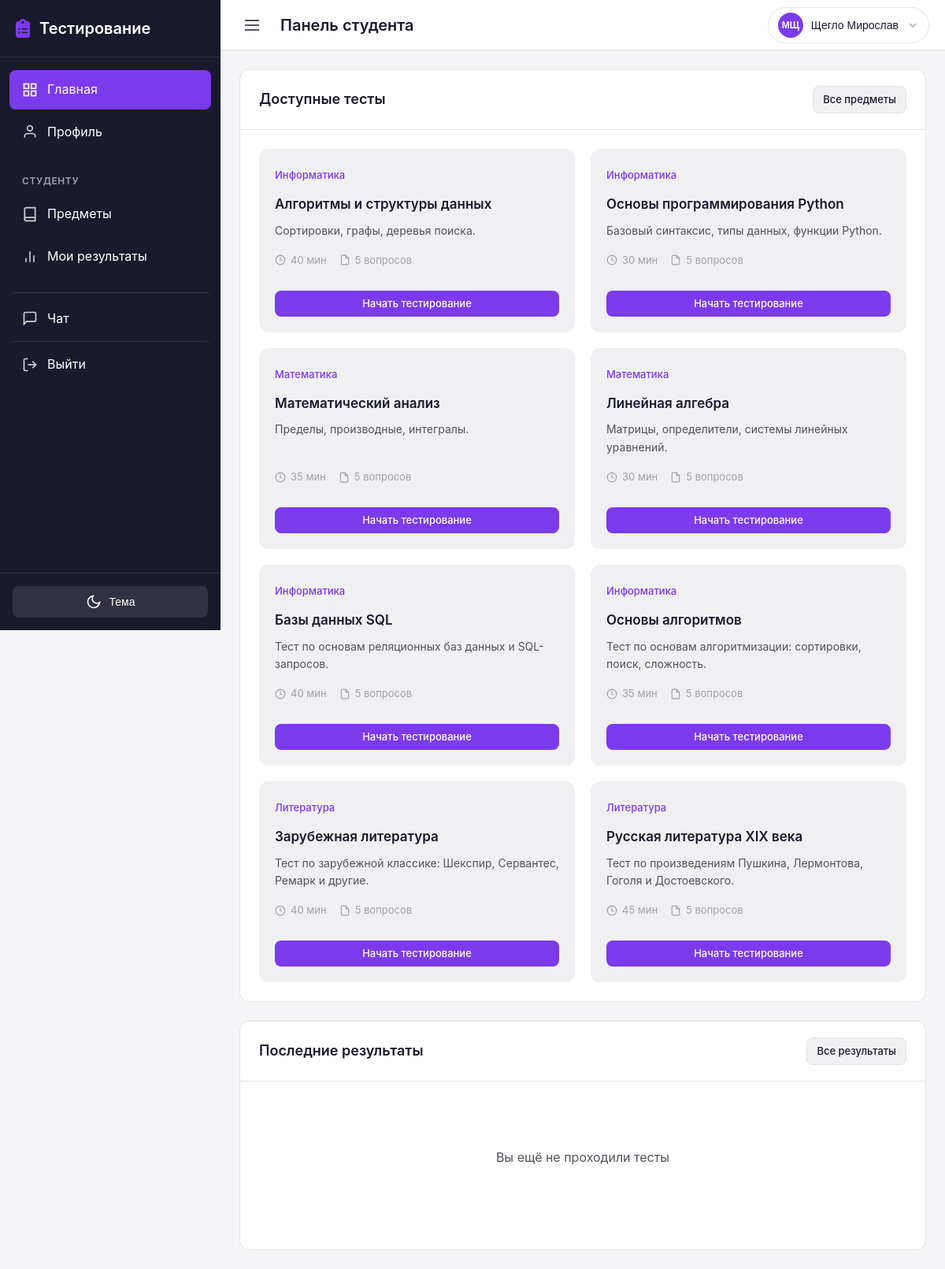
/student/dashboard/ (signed in), run on an earlier commit of the app's database.
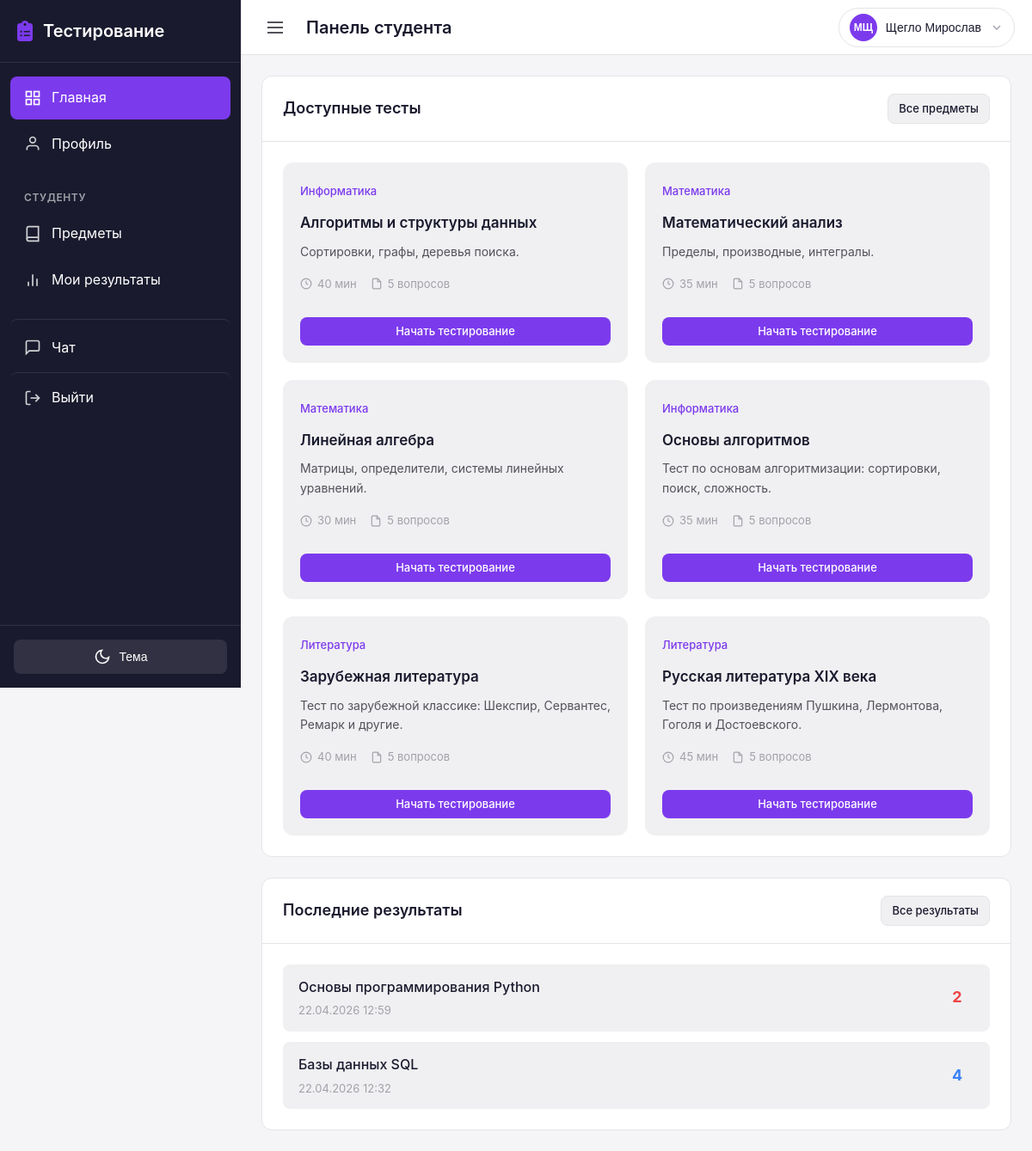
And on a later commit of the database.
### tests/models.py (models this page shows, shortened)
class Test(models.Model):
    subject = models.ForeignKey(
        'groups.Subject',
        on_delete=models.CASCADE,
        related_name='tests',
        verbose_name='Предмет'
    )
    title = models.CharField(
        max_length=200,
        verbose_name='Название теста'
    )
    description = models.TextField(
        blank=True,
        verbose_name='Описание'
    )
    time_limit = models.PositiveIntegerField(
        default=60,
        verbose_name='Время на прохождение (минут)',
        help_text='Время в минутах на прохождение теста'
    )
    is_published = models.BooleanField(
        default=False,
        verbose_name='Опубликован',
        help_text='Если отмечено, тест доступен студентам'
    )
    show_correct_answers = models.BooleanField(
        default=True,
        verbose_name='Показывать правильные ответы',
        help_text='Показывать ли правильные ответы после прохождения'
    )
    shuffle_questions = models.BooleanField(
        default=False,
        verbose_name='Перемешивать вопросы',
        help_text='Если отмечено, порядок вопросов и ответов будет случайным для каждого студента'
    )
    groups = models.ManyToManyField(
        'groups.Group',
        related_name='tests',
        verbose_name='Группы',
        help_text='Группы, которым доступен тест'
    )
    created_by = models.ForeignKey(
        settings.AUTH_USER_MODEL,
        on_delete=models.CASCADE,
        related_name='created_tests',
        limit_choices_to={'role': 'teacher'},
        verbose_name='Создал преподаватель'
    )
    created_at = models.DateTimeField(
        auto_now_add=True,
        verbose_name='Дата создания'
    )
    updated_at = models.DateTimeField(
        auto_now=True,
        verbose_name='Дата обновления'
    )
    class Meta:
        verbose_name = 'Тест'
        verbose_name_plural = 'Тесты'
        ordering = ['-created_at']

### groups/models.py (models this page shows, shortened)
class Subject(models.Model):
    name = models.CharField(
        max_length=200,
        verbose_name='Название предмета'
    )
    description = models.TextField(
        blank=True,
        verbose_name='Описание'
    )
    image = models.ImageField(
        upload_to='subject_images/',
        null=True,
        blank=True,
        verbose_name='Изображение предмета'
    )
    teachers = models.ManyToManyField(
        settings.AUTH_USER_MODEL,
        related_name='subjects',
        limit_choices_to={'role': 'teacher'},
        verbose_name='Преподаватели'
    )
    groups = models.ManyToManyField(
        Group,
        related_name='subjects',
        verbose_name='Группы'
    )
    created_at = models.DateTimeField(
        auto_now_add=True,
        verbose_name='Дата создания'
    )
    class Meta:
        verbose_name = 'Предмет'
        verbose_name_plural = 'Предметы'
        ordering = ['name']

### results/models.py (models this page shows, shortened)
class Result(models.Model):
    GRADE_CHOICES = [
        (2, '2 (Неудовлетворительно)'),
        (3, '3 (Удовлетворительно)'),
        (4, '4 (Хорошо)'),
        (5, '5 (Отлично)'),
    ]
    test = models.ForeignKey(
        'tests.Test',
        on_delete=models.CASCADE,
        related_name='results',
        verbose_name='Тест'
    )
    student = models.ForeignKey(
        settings.AUTH_USER_MODEL,
        on_delete=models.CASCADE,
        related_name='test_results',
        limit_choices_to={'role': 'student'},
        verbose_name='Студент'
    )
    grade = models.PositiveSmallIntegerField(
        choices=GRADE_CHOICES,
        null=True,
        blank=True,
        verbose_name='Оценка',
        help_text='Оценка за тест (2-5) или пусто, если не проверено'
    )
    started_at = models.DateTimeField(
        auto_now_add=True,
        verbose_name='Время начала'
    )
    completed_at = models.DateTimeField(
        null=True,
        blank=True,
        verbose_name='Время завершения'
    )
    correct_answers_count = models.PositiveIntegerField(
        default=0,
        verbose_name='Количество верных ответов'
    )
    total_questions = models.PositiveIntegerField(
        default=0,
        verbose_name='Общее количество вопросов'
    )
    device_info = models.CharField(
        max_length=200,
        blank=True,
        verbose_name='Устройство',
        help_text='Информация об устройстве, с которого проходил тест'
    )
    tab_switches_count = models.PositiveIntegerField(
        default=0,
        verbose_name='Переключения вкладок',
        help_text='Количество раз, когда страница становилась неактивной'
    )
    class Meta:
        verbose_name = 'Результат'
        verbose_name_plural = 'Результаты'
        ordering = ['-completed_at', '-started_at']

### users/views.py (the view, shortened to what this page needs)
# urls.py: path('student/dashboard/', views.student_dashboard, name='student_dashboard'),
@login_required
def student_dashboard(request):
    from tests.models import Test
    from results.models import Result
    from groups.models import Subject
    if not request.user.is_student:
        messages.error(request, 'У вас нет доступа к этой странице')
        return redirect('dashboard')
    user = request.user
    profile = getattr(user, 'profile', None)
    subjects = Subject.objects.filter(groups=profile.group)
    completed_tests = Result.objects.filter(
        student=user,
        completed_at__isnull=False
    ).values_list('test_id', flat=True)
    available_tests = Test.objects.filter(
        groups=profile.group,
        is_published=True
    ).exclude(id__in=completed_tests).select_related('subject')
    student_results = Result.objects.filter(
        student=user
    ).select_related('test').order_by('-completed_at')[:10]
    context = {
        'profile': profile,
        'subjects': subjects,
        'available_tests': available_tests,
        'recent_results': student_results,
    }
    return render(request, 'users/student/dashboard.html', context)

### chat/context_processors.py (called while the page is built)
def unread_messages_count(request):
    if request.user.is_authenticated:
        count = Message.objects.filter(receiver=request.user, is_read=False).count()
        return {'total_unread_messages': count}
    return {'total_unread_messages': 0}

### testingPlatform/ngrok_skip_warning.py (called while the page is built)
    def __call__(self, request):
        request.META['HTTP_NGROK_SKIP_BROWSER_WARNING'] = 'true'
        response = self.get_response(request)
        response['ngrok-skip-browser-warning'] = 'true'
        return response

### users/models.py (called while the page is built)
    @property
    def is_teacher(self):
        return self.role == UserRole.TEACHER

    @property
    def is_student(self):
        return self.role == UserRole.STUDENT

### templates/users/student/dashboard.html (shortened to what this page needs)
{% extends 'base.html' %}
{% block topbar_title %}Панель студента{% endblock %}
{% block content %}
<div class="dashboard-container">
    <div class="card mb-3">
        <div class="card-header">
            <h2 class="card-title">Доступные тесты</h2>
            <a href="{% url 'student_subjects' %}" class="btn btn-secondary btn-sm">Все предметы</a>
        </div>
        <div class="card-body">
            {% if available_tests %}
            <div class="tests-grid">
                {% for test in available_tests %}
                <div class="test-card-small">
                    <div class="test-card-small-header">
                        <span class="test-subject-name">{{ test.subject.name }}</span>
                    </div>
                    <h3 class="test-card-small-title">{{ test.title }}</h3>
                    {% if test.description %}
                        <p class="test-card-small-desc">{{ test.description|truncatewords:10 }}</p>
                    {% endif %}
                    <div class="test-card-small-meta">
                        <span class="test-meta">
                            <svg width="14" height="14" viewBox="0 0 24 24" fill="none" stroke="currentColor" stroke-width="2">
                                <circle cx="12" cy="12" r="10"></circle>
                                <polyline points="12 6 12 12 16 14"></polyline>
                            </svg>
                            {{ test.time_limit }} мин
                        </span>
                        <span class="test-meta">
                            <svg width="14" height="14" viewBox="0 0 24 24" fill="none" stroke="currentColor" stroke-width="2">
                                <path d="M14 2H6a2 2 0 0 0-2 2v16a2 2 0 0 0 2 2h12a2 2 0 0 0 2-2V8z"></path>
                                <polyline points="14 2 14 8 20 8"></polyline>
                            </svg>
                            {{ test.questions.count }} вопросов
                        </span>
                    </div>
                    <a href="{% url 'test_take' test.id %}" class="btn btn-primary btn-sm w-full mt-2">
                        Начать тестирование
                    </a>
                </div>
                {% endfor %}
            </div>
            {% else %}
            <div class="empty-state">
                <div class="empty-state-icon"><i class="fa-solid fa-clipboard-list"></i></div>
                <h3 class="empty-state-title">Нет доступных тестов</h3>
                <p class="empty-state-text">В данный момент нет тестов для прохождения</p>
            </div>
            {% endif %}
        </div>
    </div>
    <div class="card">
        <div class="card-header">
            <h2 class="card-title">Последние результаты</h2>
            <a href="{% url 'student_results' %}" class="btn btn-secondary btn-sm">Все результаты</a>
        </div>
        <div class="card-body">
            {% if recent_results %}
            <div class="results-list-small">
                {% for result in recent_results %}
                <a href="{% url 'test_result_detail' result.id %}" class="result-item-small">
                    <div class="result-info-small">
                        <span class="result-test-name">{{ result.test.title }}</span>
                        <span class="result-date">{{ result.completed_at|date:"d.m.Y H:i" }}</span>
                    </div>
                    <div class="result-grade-small grade-{{ result.grade }}">
                        {{ result.grade }}
                    </div>
                </a>
                {% endfor %}
            </div>
            {% else %}
            <div class="empty-state">
                <p class="empty-state-text">Вы ещё не проходили тесты</p>
            </div>
            {% endif %}
        </div>
    </div>
</div>
{% endblock %}

What changed in the data, as far as the page shows it:
no longer on this page (row unchanged): Test: subject.name "Информатика", title "Основы программирования Python", description "Базовый синтаксис, типы данных, функции Python.", time_limit "30", questions.count "5"
no longer on this page (row unchanged): Test: subject.name "Информатика", title "Базы данных SQL", description "Тест по основам реляционных баз данных и SQL-запросов.", time_limit "40", questions.count "5"
added Result: test "Основы программирования Python", completed_at "22.04.2026 12:59", grade "2"
added Result: test "Базы данных SQL", completed_at "22.04.2026 12:32", grade "4"
Also different on the page:
text no longer shown: "Вы ещё не проходили тесты"
